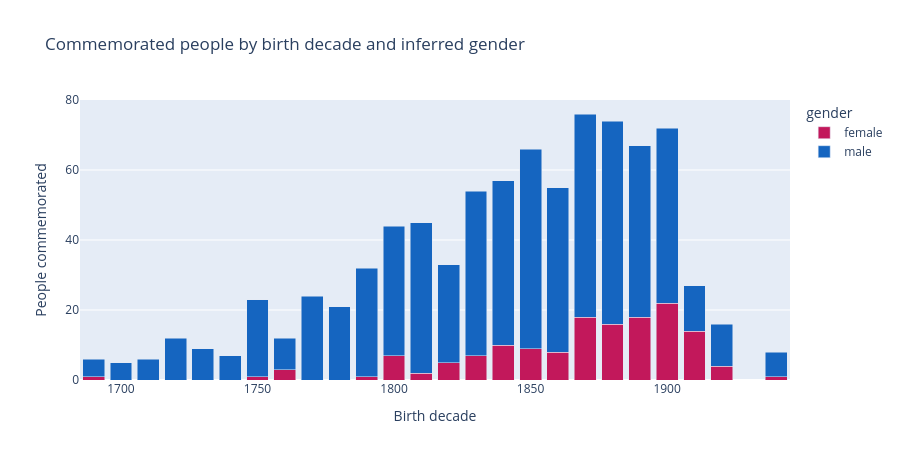

The cell this chart's notebook holds for it:
### Markdown cell above
## The gender gap over time

Stacked by birth decade. The blue wall is hard to miss — but watch the recent decades.

### Code cell
kn = resolved.dropna(subset=["born"]).copy()
kn["decade"] = (kn["born"] // 10 * 10).astype(int)
gt = kn.groupby(["decade", "gender"]).size().unstack(fill_value=0)
gt = gt[gt.sum(axis=1) >= 5]
fig_gen = px.bar(gt, barmode="stack",
                 labels={"value": "People commemorated", "decade": "Birth decade"},
                 height=460, title="Commemorated people by birth decade and inferred gender",
                 color_discrete_map={"female": "#c2185b", "male": "#1565c0"})
fig_gen.show()

### Figure 1 — Plotly figure (JSON) as saved in the notebook; plotly's stock layout.template omitted (floating-point values rounded to 4 significant figures)
{"data": [{"hovertemplate": "gender=female<br>Birth decade=%{x}<br>People commemorated=%{y}<extra></extra>", "legendgroup": "female", "marker": {"color": "#c2185b", "pattern": {"shape": ""}}, "name": "female", "orientation": "v", "showlegend": true, "textposition": "auto", "type": "bar", "x": [1690, 1700, 1710, 1720, 1730, 1740, 1750, 1760, 1770, 1780, 1790, 1800, 1810, 1820, 1830, 1840, 1850, 1860, 1870, 1880, 1890, 1900, 1910, 1920, 1940], "xaxis": "x", "y": [1, 0, 0, 0, 0, 0, 1, 3, 0, 0, 1, 7, 2, 5, 7, 10, 9, 8, 18, 16, 18, 22, 14, 4, 1], "yaxis": "y"}, {"hovertemplate": "gender=male<br>Birth decade=%{x}<br>People commemorated=%{y}<extra></extra>", "legendgroup": "male", "marker": {"color": "#1565c0", "pattern": {"shape": ""}}, "name": "male", "orientation": "v", "showlegend": true, "textposition": "auto", "type": "bar", "x": [1690, 1700, 1710, 1720, 1730, 1740, 1750, 1760, 1770, 1780, 1790, 1800, 1810, 1820, 1830, 1840, 1850, 1860, 1870, 1880, 1890, 1900, 1910, 1920, 1940], "xaxis": "x", "y": [5, 5, 6, 12, 9, 7, 22, 9, 24, 21, 31, 37, 43, 28, 47, 47, 57, 47, 58, 58, 49, 50, 13, 12, 7], "yaxis": "y"}], "layout": {"barmode": "stack", "height": 460, "legend": {"title": {"text": "gender"}, "tracegroupgap": 0}, "title": {"text": "Commemorated people by birth decade and inferred gender"}, "xaxis": {"anchor": "y", "domain": [0.0, 1.0], "title": {"text": "Birth decade"}}, "yaxis": {"anchor": "x", "domain": [0.0, 1.0], "title": {"text": "People commemorated"}}}}
